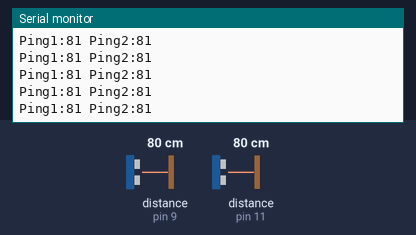
The sketch below on a simulated Arduino Uno, built with avr-gcc and run on an emulated ATmega328P. Shown: the last lines printed to the serial monitor. The inputs (shaded band) are chosen by the test bench; at power-on: distance to the obstacle (sensors on pin 9, pin 11) 80 cm. The echo pulse lasts 58.3 µs per cm.

Above: at 1.2 s.
1.3 s: distance to the obstacle (sensor on pin 9) set to 120 cm
At 2.2 s:
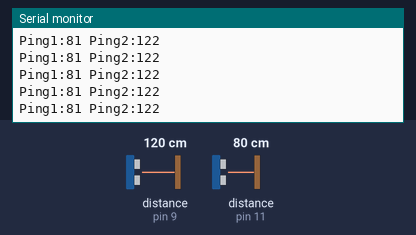
4.3 s: distance to the obstacle (sensor on pin 9) set to 2 cm
At 5.1 s:
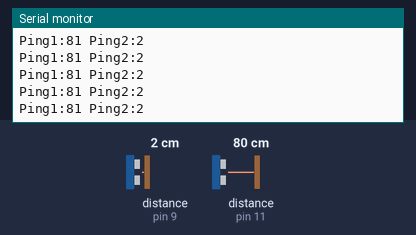
7.3 s: distance to the obstacle (sensor on pin 11) set to 2 cm
At 7.8 s:
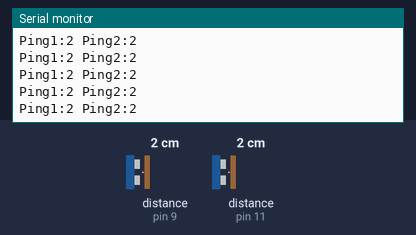
10.3 s: distance to the obstacle (sensor on pin 11) set to 18 cm
At 11.0 s:
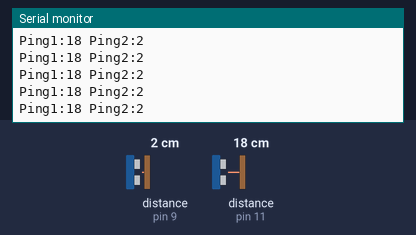
13.3 s: distance to the obstacle (sensor on pin 9) set to 18 cm
At 13.8 s:
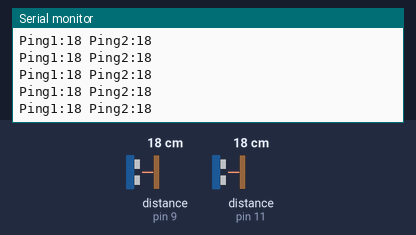
16.3 s: distance to the obstacle (sensor on pin 11) set to 120 cm
At 16.9 s:
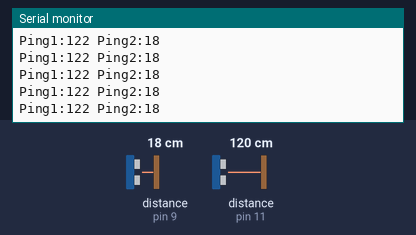
Timing chart, 0 to 19.3 s (numbered marks = the images above; inputs shaded):
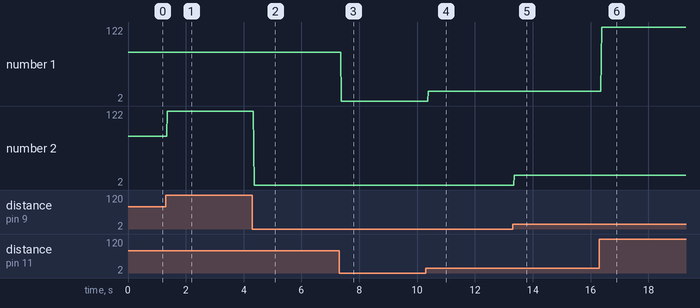

The sketch:

MultipleSensorsTest.ino
```cpp
#include <NewPing.h>

//Distance sensor1 pin configuration
#define TRIGGER_PIN_1  12
#define ECHO_PIN_1     11

//Distance sensor2 pin configuration
#define TRIGGER_PIN_2  10
#define ECHO_PIN_2     9

//Once again pin choice is arbitary

#define SONAR_NUM 2

#define MAX_DISTANCE 200
// Maximum distance we want to ping for (in centimeters). Maximum sensor distance is rated at 400-500cm.


//Sensors are saved in array of sonars
NewPing sonar[SONAR_NUM] =
{
  NewPing(TRIGGER_PIN_1, ECHO_PIN_1, MAX_DISTANCE),
  NewPing(TRIGGER_PIN_2, ECHO_PIN_2, MAX_DISTANCE)
};

void setup()
{
  Serial.begin(9600);
}

void loop()
{
  //Print the data from the first sensor
  Serial.print("Ping1:");
  Serial.print(sonar[0].ping_cm());
  Serial.print(" ");

  //Print the data from the second sensor
  Serial.print("Ping2:");
  Serial.print(sonar[1].ping_cm());
  Serial.println("");
}
```

Measured:
- after the input at 1.3 s, the serial monitor: prints a new line after 0.06 s (image 1)
- after the input at 4.3 s, the serial monitor: prints a new line after 0.06 s (image 2)
- after the input at 7.3 s, the serial monitor: prints a new line after 0.07 s (image 3)
- after the input at 10.3 s, the serial monitor: prints a new line after 0.08 s (image 4)
- after the input at 13.3 s, the serial monitor: prints a new line after 0.05 s (image 5)
- after the input at 16.3 s, the serial monitor: prints a new line after 0.08 s (image 6)
- plotted number 1: 2 → 18 after the input at 10.3 s, 18 → 122 after the input at 16.3 s
- plotted number 2: 81 → 122 after the input at 1.3 s
